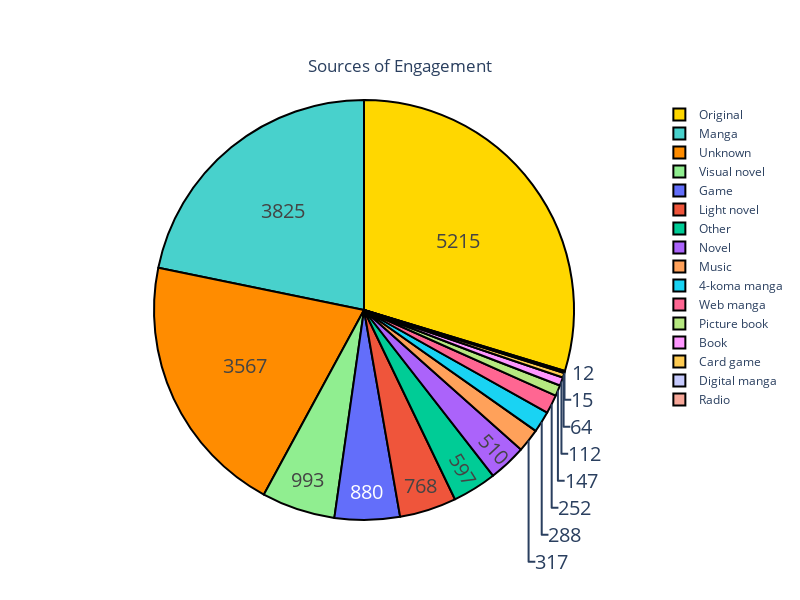

Source (notebook cell):
### Code cell
labels = eda['Source'].value_counts().index
values = eda['Source'].value_counts().values
colors = ['gold', 'mediumturquoise', 'darkorange', 'lightgreen']
fig = go.Figure(data=[go.Pie(labels=labels,
                             values=values)],layout=go.Layout(height=600, width=800))
fig.update_traces(hoverinfo='label+percent', textinfo='value', textfont_size=20,
                  marker=dict(colors=colors, line=dict(color='#000000', width=2)))

fig.update_layout(
    title={
        'text': "Sources of Engagement",
        'y':0.9,
        'x':0.5,
        'xanchor': 'center',
        'yanchor': 'top'})

fig.show()

### Figure 1 — Plotly figure (JSON) as saved in the notebook; plotly's stock layout.template omitted (floating-point values rounded to 4 significant figures)
{"data": [{"hoverinfo": "label+percent", "labels": ["Original", "Manga", "Unknown", "Visual novel", "Game", "Light novel", "Other", "Novel", "Music", "4-koma manga", "Web manga", "Picture book", "Book", "Card game", "Digital manga", "Radio"], "marker": {"colors": ["gold", "mediumturquoise", "darkorange", "lightgreen"], "line": {"color": "#000000", "width": 2}}, "textfont": {"size": 20}, "textinfo": "value", "type": "pie", "values": [5215, 3825, 3567, 993, 880, 768, 597, 510, 317, 288, 252, 147, 112, 64, 15, 12]}], "layout": {"height": 600, "title": {"text": "Sources of Engagement", "x": 0.5, "xanchor": "center", "y": 0.9, "yanchor": "top"}, "width": 800}}
